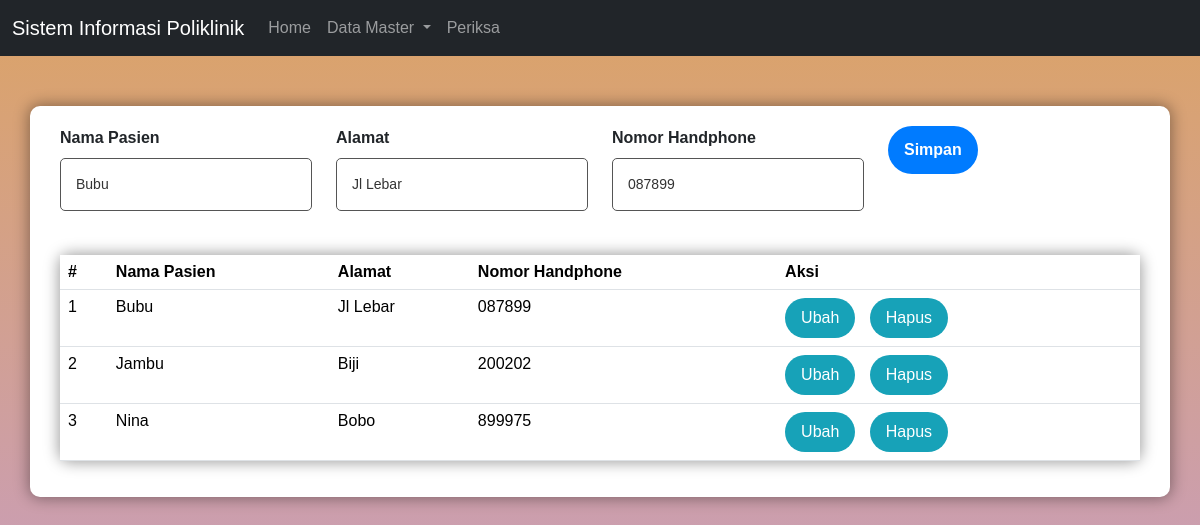
Page /pasien.php?id=11 on the committed database.
### tables this page shows
CREATE TABLE `pasien` (
  `id` int(10) NOT NULL,
  `nama` varchar(100) NOT NULL,
  `alamat` varchar(100) NOT NULL,
  `no_hp` varchar(20) NOT NULL
);

### pasien.php (the view, shortened to what this page needs)
<!DOCTYPE html>
<html lang="en">
<head>
    <link href="https://cdn.jsdelivr.net/npm/bootstrap@5.3.2/dist/css/bootstrap.min.css" rel="stylesheet">
</head>
<body>
<nav class="navbar navbar-expand-lg navbar-dark bg-dark">
    <div class="container-fluid">
        <a class="navbar-brand" href="#">
            Sistem Informasi Poliklinik
        </a>
        <div class="collapse navbar-collapse" id="navbarNavDropdown">
            <ul class="navbar-nav">
                <li class="nav-item">
                    <a class="nav-link" aria-current="page" href="index.php">
                        Home
                    </a>
                </li>
                <li class="nav-item dropdown">
                    <a class="nav-link dropdown-toggle" href="#" role="button"
                       data-bs-toggle="dropdown" aria-expanded="false">
                        Data Master
                    </a>
                </li>
                <li class="nav-item">
                    <a class="nav-link" href="periksa.php?page=periksa">
                        Periksa
                    </a>
                </li>
            </ul>
        </div>
    </div>
</nav>
<div class="container">
    <form class="form row" method="POST" action="" name="myForm" onsubmit="return validate();">
        <?php
        include 'koneksi.php';
        $nama = '';
        $alamat = '';
        $no_hp = '';
        if (isset($_GET['id'])) {
            $ambil = mysqli_query($mysqli, "SELECT * FROM pasien WHERE id='" . $_GET['id'] . "'");
            while ($row = mysqli_fetch_array($ambil)) {
                $nama = $row['nama'];
                $alamat = $row['alamat'];
                $no_hp = $row['no_hp'];
            }
            ?>
            <?php
        }
        ?>
        <div class="col">
            <label for="inputNama" class="form-label fw-bold">
                Nama Pasien
            </label>
            <input type="text" class="form-control" name="nama" id="inputNama" placeholder="Nama Pasien" value="<?php echo $nama ?>">
        </div>
        <div class="col">
            <label for="inputAlamat" class="form-label fw-bold">
                Alamat
            </label>
            <input type="text" class="form-control" name="alamat" id="inputAlamat" placeholder="Alamat" value="<?php echo $alamat ?>">
        </div>
        <div class="col mb-2">
            <label for="inputNo_hp" class="form-label fw-bold">
                Nomor Handphone
            </label>
            <input type="text" class="form-control" name="no_hp" id="inputNo_hp" placeholder="Nomor Handphone" value="<?php echo $no_hp ?>">
        </div>
        <div class="col">
            <button type="submit" class="btn btn-primary rounded-pill px-3" name="simpan">Simpan</button>
        </div>
    </form>
    <table class="table table-hover">
        <thead>
        <tr>
            <th scope="col">#</th>
            <th scope="col">Nama Pasien</th>
            <th scope="col">Alamat</th>
            <th scope="col">Nomor Handphone</th>
            <th scope="col">Aksi</th>
        </tr>
        </thead>
        <tbody>
        <?php
        $result = mysqli_query($mysqli, "SELECT * FROM pasien ORDER BY nama");
        $no = 1;
        while ($data = mysqli_fetch_array($result)) {
            ?>
            <tr>
                <td><?php echo $no++ ?></td>
                <td><?php echo $data['nama'] ?></td>
                <td><?php echo $data['alamat'] ?></td>
                <td><?php echo $data['no_hp'] ?></td>
                <td>
                    <a class="btn btn-info rounded-pill px-3" href="pasien.php?id=<?php echo $data['id'] ?>">Ubah</a>
                    <a class="btn btn-danger rounded-pill px-3" href="pasien.php?id=<?php echo $data['id'] ?>&aksi=hapus">Hapus</a>
                </td>
            </tr>
            <?php
        }
        ?>
        </tbody>
    </table>
</div>
</body>
</html>

### pasien.php (style rules this page uses)
body { font-family: 'Montserrat', sans-serif; background: linear-gradient(rgba(196, 102, 0, 0.6), rgba(155, 89, 182, 0.6)); height: 100%; }
.container { background: white; box-shadow: 0 0 15px 1px rgba(0, 0, 0, 0.4); padding: 20px 30px; border-radius: 10px; margin: 50px auto; }
.form-label { font-weight: bold; }
.form-control { padding: 15px; border: 1px solid #555; border-radius: 5px; margin-bottom: 20px; width: 100%; font-family: 'Montserrat', sans-serif; font-size: 14px; color: #333; }
.btn-primary { background: #007BFF; color: white; border: 0 none; border-radius: 10px; cursor: pointer; padding: 12px 20px; font-weight: bold; }
.table { background: white; box-shadow: 0 0 15px 1px rgba(0, 0, 0, 0.4); border-radius: 10px; }
.btn-info, .btn-danger { background: #17A2B8; color: white; border: 0 none; border-radius: 10px; cursor: pointer; padding: 8px 15px; margin-right: 10px; }

### rows in the picture
pasien: nama "Bubu", alamat "Jl Lebar", no_hp "087899"
pasien: nama "Jambu", alamat "Biji", no_hp "200202"
pasien: nama "Nina", alamat "Bobo", no_hp "899975"
